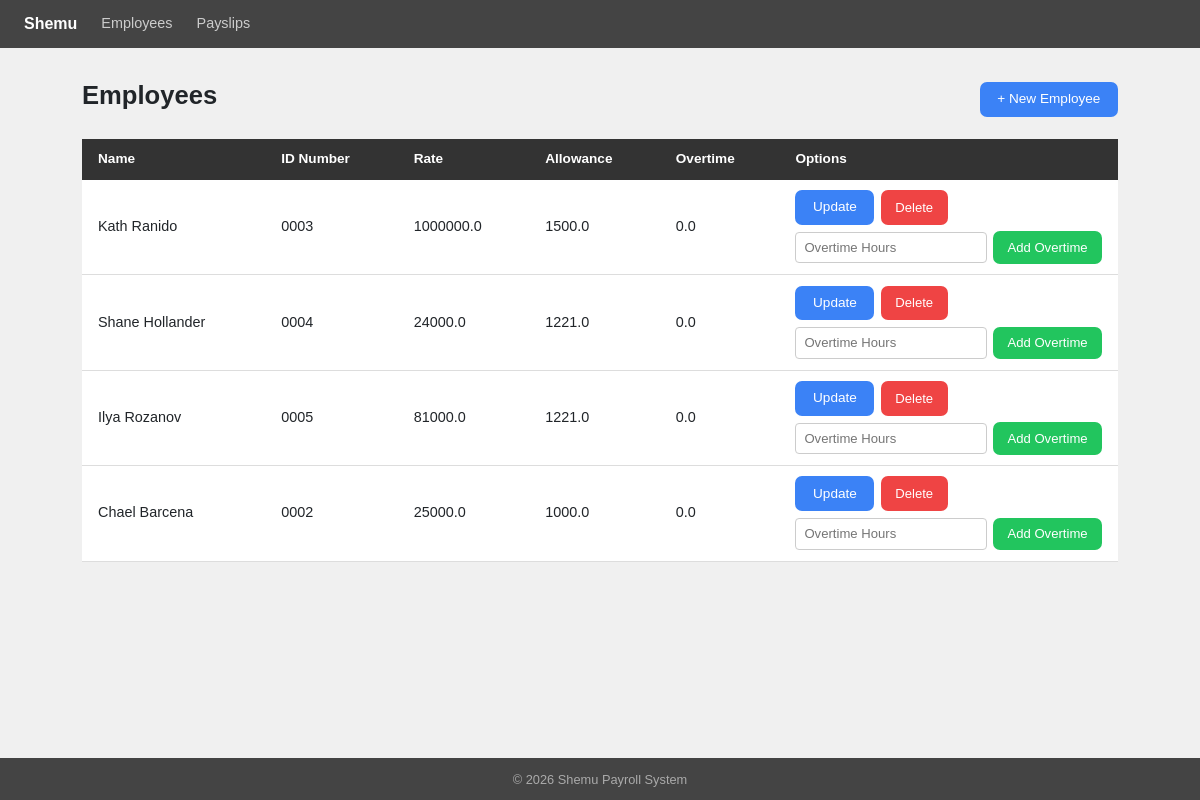
Before: / with the older database file.
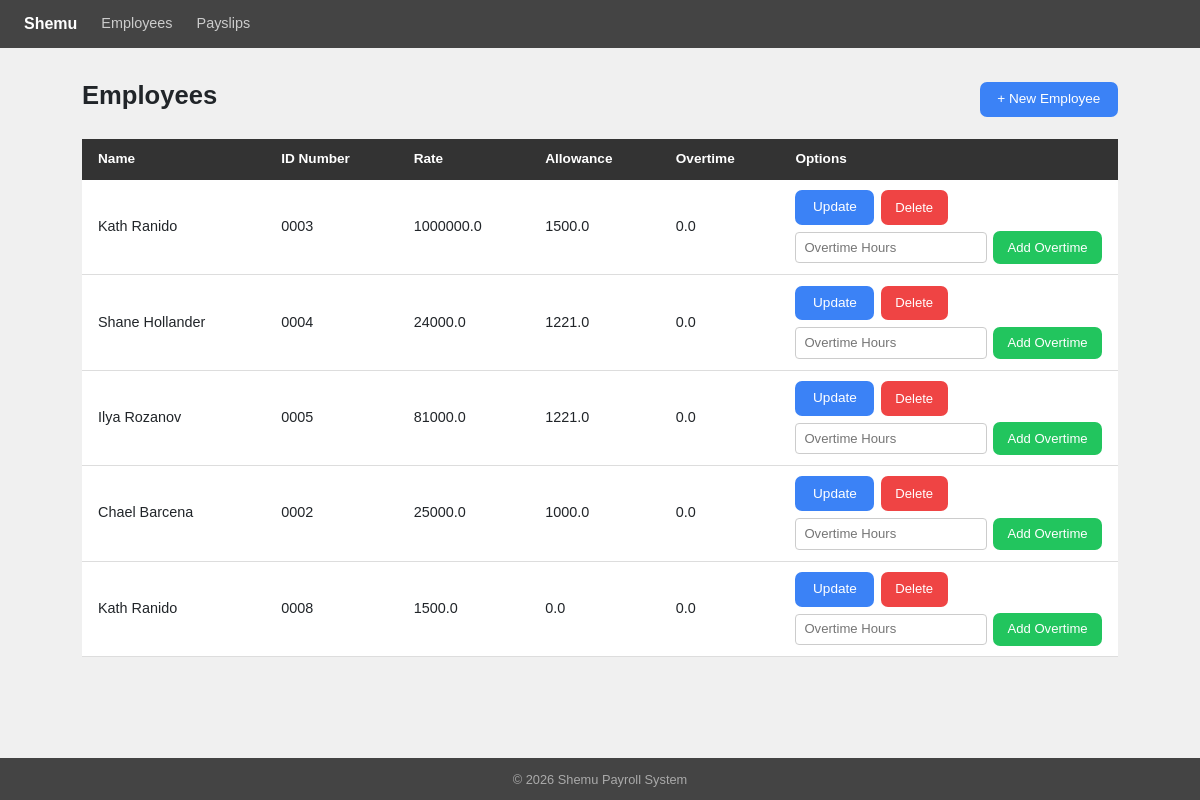
After: the same page with the newer database file.
### payroll_app/models.py (models this page shows, shortened)
class Employee(models.Model):
    name = models.CharField(max_length=100)
    id_number = models.CharField(max_length=50, unique=True)
    rate = models.FloatField()
    overtime_pay = models.FloatField(null=True, blank=True)
    allowance = models.FloatField(null=True, blank=True)
    def getName(self):
        return self.name
    def getID(self):
        return self.id_number
    def getRate(self):
        return self.rate
    def getOvertime(self):
        return self.overtime_pay
    def getAllowance(self):
        return self.allowance

### payroll_app/views.py (the view)
# urls.py: path('',                           views.employees,       name='employees'),
def employees(request):
    all_employees = Employee.objects.all()
    context = {'employees': all_employees}
    return render(request, 'payroll_app/employees.html', context)

### payroll_app/templates/payroll_app/employees.html (shortened to what this page needs)
{% extends 'payroll_app/base.html' %}
{% block content %}
<div class="page-heading">
  <h1>Employees</h1>
  <a href="{% url 'create_employee' %}" class="btn-shemu-primary">+ New Employee</a>
</div>
<div class="shemu-table-wrap">
  <table class="shemu-table">
    <thead>
      <tr>
        <th>Name</th>
        <th>ID Number</th>
        <th>Rate</th>
        <th>Allowance</th>
        <th>Overtime</th>
        <th>Options</th>
      </tr>
    </thead>
    <tbody>
      {% for emp in employees %}
      <tr>
        <td>{{ emp.getName }}</td>
        <td>{{ emp.getID }}</td>
        <td>{{ emp.getRate }}</td>
        <td>{{ emp.getAllowance }}</td>
        <td>{{ emp.getOvertime }}</td>
        <td>
          <div style="display:flex; gap:.4rem; flex-wrap:wrap;">
            <a href="{% url 'update_employee' emp.pk %}" class="btn-shemu-primary">Update</a>
            <button class="btn-shemu-danger" popovertarget="confirm-{{ emp.pk }}">Delete</button>
    </div>
          <form method="post" action="{% url 'add_overtime' emp.pk %}" class="overtime-row">
            <input
              type="number"
              name="overtime_hours"
              placeholder="Overtime Hours"
              min="0"
              step="0.01"
              required
            />
            <button type="submit" class="btn-shemu-success">Add Overtime</button>
          </form>
        </td>
      </tr>
      {% empty %}
      <tr>
        <td colspan="6" style="text-align:center; color:#94a3b8; padding:2rem;">
          No employees found. <a href="{% url 'create_employee' %}">Add one now.</a>
        </td>
      </tr>
      {% endfor %}
    </tbody>
  </table>
</div>
{% endblock %}

Changed rows visible on the page:
added Employee: getName "Kath Ranido", getID "0008", getRate "1500.0", getAllowance "0.0", getOvertime "0.0"
